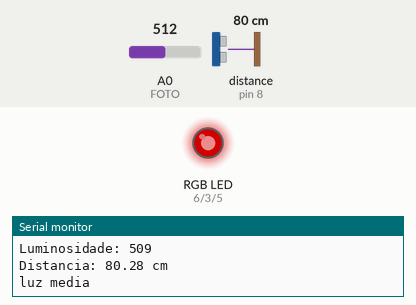
Recording of a sketch running on a simulated Arduino Uno, built with avr-gcc and run on an emulated ATmega328P. Parts: an RGB LED mixed from three pins (HIGH = lit), the last lines printed to the serial monitor. Wiring (inferred from the names in the program): ultrasonic range finder: trigger pin 8; echo pin 8. The inputs (shaded band) are chosen by the test bench; at power-on: distance to the obstacle (sensor on pin 8) 80 cm, A0 (FOTO) = 512. The echo pulse lasts 58.3 µs per cm; dim RGB values are drawn brighter than linear.

Above: at 5.3 s.
5.4 s: distance to the obstacle (sensor on pin 8) set to 2 cm
At 10.2 s:
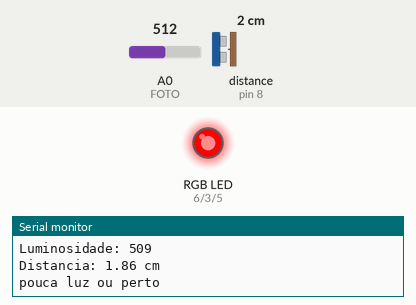
15.3 s: distance to the obstacle (sensor on pin 8) set to 60 cm
At 17.4 s:
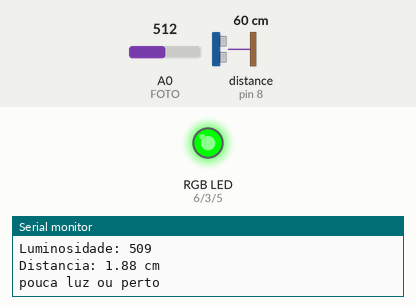
25.2 s: distance to the obstacle (sensor on pin 8) set to 4 cm
At 25.8 s:
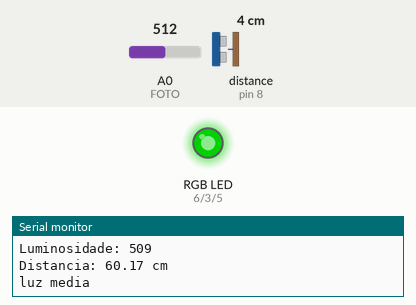
Timing chart, 0 to 41.1 s (numbered marks = the images above; inputs shaded):
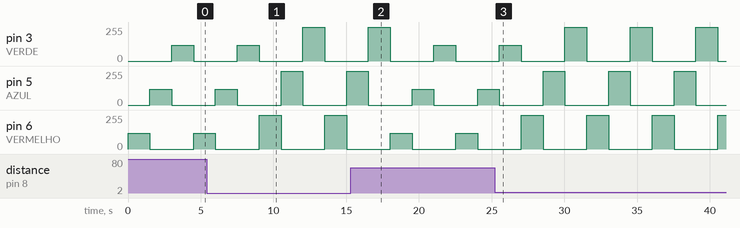

Measured:
- by itself, pin 3 (VERDE): repeats every 4.5 s: 0/255 3.0 s, 255/255 1.5 s
- by itself, pin 5 (AZUL), pin 6 (VERMELHO): alternates 255/255 for 1.5 s and 0/255 for 3.0 s

The sketch:

LedRGB_sensorMovimento.ino
```cpp
// C++ code
//

#define VERMELHO 6
#define AZUL     5
#define VERDE    3

//fotoresistor
#define FOTO A0

//sensor de distância
#define DISTANCIA 8

void setup()
{
    pinMode(VERMELHO, OUTPUT);
    pinMode(AZUL, OUTPUT);
    pinMode(VERDE, OUTPUT);
    pinMode(FOTO, INPUT);

    Serial.begin(9600);

    //distância será definida na função pois pode ser
    //entrada OU saída
}

void loop()
{
    //leitura da porta A0 - intensidade da luz - 0 a 1023
    int lerFoto = analogRead(FOTO);

    // Ajusta o máximo para 1023
    lerFoto = map(lerFoto, 54, 974, 0, 1023);

    Serial.print("Luminosidade: ");
    Serial.println(lerFoto);

    // Variável que armazenará a distância calculada
    float distancia = medirDistancia();

    // Exibe a distância no monitor serial
    Serial.print("Distancia: ");
    Serial.print(distancia);
    Serial.println(" cm");

    if((lerFoto <= 300) || (distancia < 50)) // pouca luz
    {
        Serial.println("pouca luz ou perto");

        acenderCor(255,0,0,1500); // vermelho forte
        acenderCor(0,255,0,1500); // azul forte
        acenderCor(0,0,255,1500); // verde forte
    }
    else
    {
        // luz média ou distância entre 50 e 100 cm
        if((lerFoto > 300 && lerFoto < 800) ||
           (distancia >= 50 && distancia < 100))
        {
            Serial.println("luz media");

            acenderCor(120,0,0,1500);
            acenderCor(0,120,0,1500);
            acenderCor(0,0,120,1500);
        }
        else
        {
            Serial.println("muita luz ou longe");

            acenderCor(0,0,0,1500);
        }
    }
}

// Função responsável por medir a distância
// função retorna algo - distância em metros - float - real
float medirDistancia()
{
    // Variável que armazenará o tempo de ida e volta do sinal
    long duracao;

    // ====================================
    // ETAPA 1: ENVIAR O PULSO
    // ====================================

    // Configura o pino como saída (vamos enviar sinal)
    pinMode(DISTANCIA, OUTPUT);

    // Garante que o pino começa desligado (reset do sensor)
    digitalWrite(DISTANCIA, LOW);
    delayMicroseconds(2);

    // Envia pulso HIGH por 5 microssegundos
    // Isso inicia a medição no sensor
    digitalWrite(DISTANCIA, HIGH);
    delayMicroseconds(5);

    // Desliga o pulso
    digitalWrite(DISTANCIA, LOW);

    // ====================================
    // ETAPA 2: RECEBER O RETORNO
    // ====================================

    // Agora o pino vira entrada (vamos escutar o sensor)
    pinMode(DISTANCIA, INPUT);

    // Mede o tempo que o sinal ficou HIGH
    // Esse tempo representa o percurso do som (ida e volta)
    duracao = pulseIn(DISTANCIA, HIGH);

    // Converte o tempo em distância
    // velocidade do som = 340 m/s
    float distancia = duracao / 58.0;

    return distancia;
}

// Função para acender LED RGB
void acenderCor(int vermelho, int azul, int verde, int tempo)
{
    analogWrite(VERMELHO, vermelho);
    analogWrite(AZUL, azul);
    analogWrite(VERDE, verde);

    delay(tempo);
}
```
